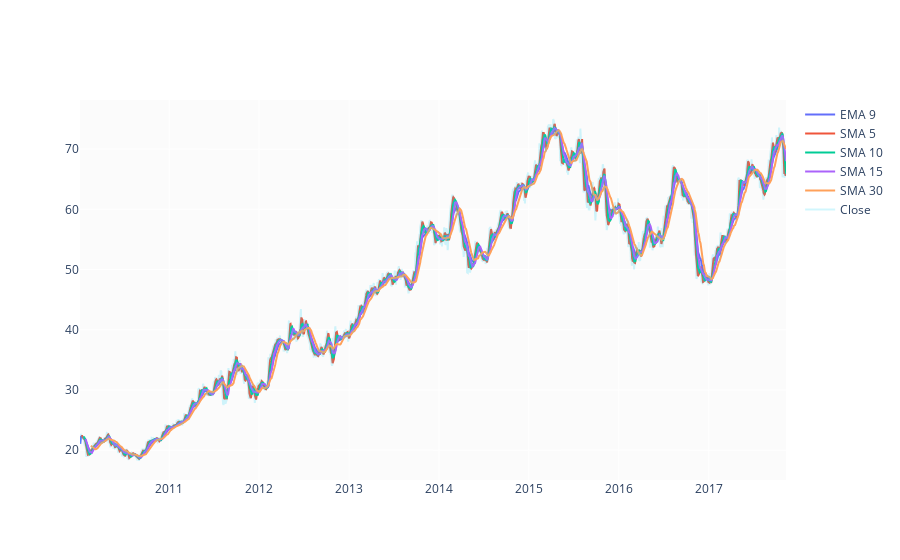

Notebook code for this chart:
### Markdown cell above
#### Moving Averages

I'm calculating few moving averages to be used as features: $SMA_{5}$, $SMA_{10}$, $SMA_{15}$, $SMA_{30}$ and $EMA_{9}$.

### Code cell
df['EMA_9'] = df['Close'].ewm(9).mean().shift()
df['SMA_5'] = df['Close'].rolling(5).mean().shift()
df['SMA_10'] = df['Close'].rolling(10).mean().shift()
df['SMA_15'] = df['Close'].rolling(15).mean().shift()
df['SMA_30'] = df['Close'].rolling(30).mean().shift()

fig = go.Figure()
fig.add_trace(go.Scatter(x=df.Date, y=df.EMA_9, name='EMA 9'))
fig.add_trace(go.Scatter(x=df.Date, y=df.SMA_5, name='SMA 5'))
fig.add_trace(go.Scatter(x=df.Date, y=df.SMA_10, name='SMA 10'))
fig.add_trace(go.Scatter(x=df.Date, y=df.SMA_15, name='SMA 15'))
fig.add_trace(go.Scatter(x=df.Date, y=df.SMA_30, name='SMA 30'))
fig.add_trace(go.Scatter(x=df.Date, y=df.Close, name='Close', opacity=0.2))
fig.show()

### Figure 1 — Plotly figure (JSON) as saved in the notebook; plotly's stock layout.template omitted (floating-point values rounded to 4 significant figures; data arrays with more than 128 entries replaced by an {"elided": "..."} marker saying what was removed)
{"data": [{"name": "EMA 9", "type": "scatter", "x": {"elided": "1979 str values"}, "y": {"elided": "1979 float values"}}, {"name": "SMA 5", "type": "scatter", "x": {"elided": "1979 str values"}, "y": {"elided": "1979 float values"}}, {"name": "SMA 10", "type": "scatter", "x": {"elided": "1979 str values"}, "y": {"elided": "1979 float values"}}, {"name": "SMA 15", "type": "scatter", "x": {"elided": "1979 str values"}, "y": {"elided": "1979 float values"}}, {"name": "SMA 30", "type": "scatter", "x": {"elided": "1979 str values"}, "y": {"elided": "1979 float values"}}, {"name": "Close", "opacity": 0.2, "type": "scatter", "x": {"elided": "1979 str values"}, "y": {"elided": "1979 float values"}}], "layout": {}}
